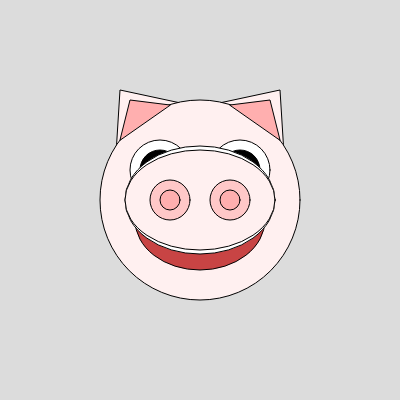
Frame 1 (no input)
Frame 60 (no input): identical to frame 1, image omitted
Frame 120 (the mouse pressed at the canvas centre since frame 60): identical to frame 1, image omitted

The p5.js sketch that drew this single still picture (run headless with seeded random() and noise() and a simulated clock; from frame 60 on, the mouse is pressed at the canvas centre):

// p5.js sketch
// ── sketch.js
function setup() {
  createCanvas(400, 400);
}

function draw() {
  background(220);
  fill(255, 240, 240);
  triangle(115, 170, 120, 90, 190, 105);
  triangle(285, 170, 280, 90, 210, 105);
  fill(255, 240, 240);
  ellipse(200, 200, 200, 200);
  fill(255, 255, 255);
  ellipse(240, 170, 60, 60);
  ellipse(160, 170, 60, 60);
  fill(0, 0, 0);
  ellipse(240, 170, 40, 40);
  ellipse(160, 170, 40, 40);
  fill(255, 175, 175);
  triangle(120, 140, 130, 100, 170, 105);
  triangle(280, 140, 270, 100, 230, 105);
  fill(200, 68, 68);
  ellipse(200, 220, 130, 100);
  fill(255, 255, 255);
  ellipse(200, 200, 150, 108)
  fill(255, 240, 240);
  ellipse(200, 200, 150, 100);
  fill(255, 200, 200);
  ellipse(170, 200, 40, 40);
  ellipse(230, 200, 40, 40);
  fill(255, 175, 175);
  ellipse(170, 200, 20, 20);
  ellipse(230, 200, 20, 20);
  fill(255, 255, 255);
  
}
